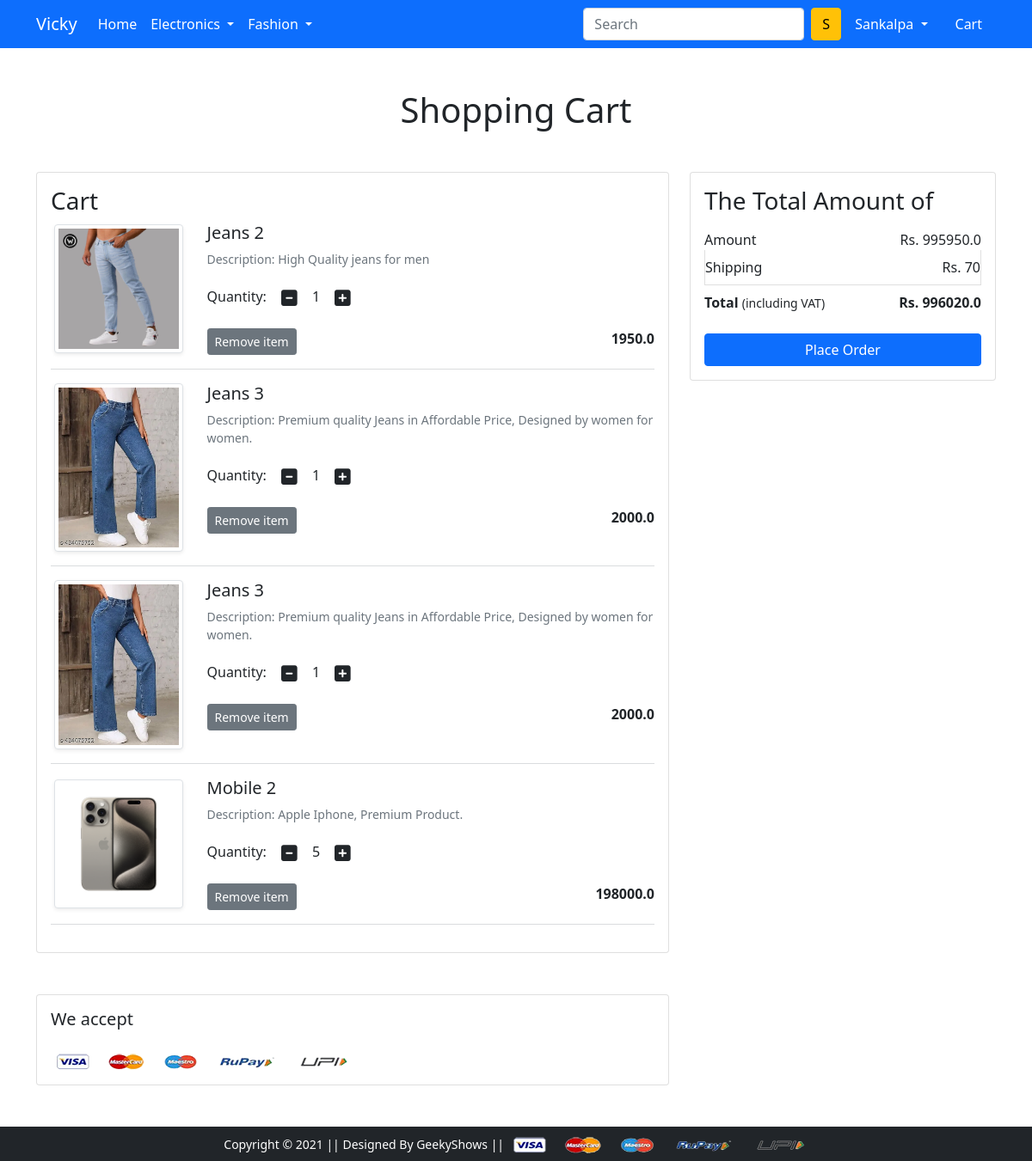
Page /cart/ (signed in) on the earlier database version.
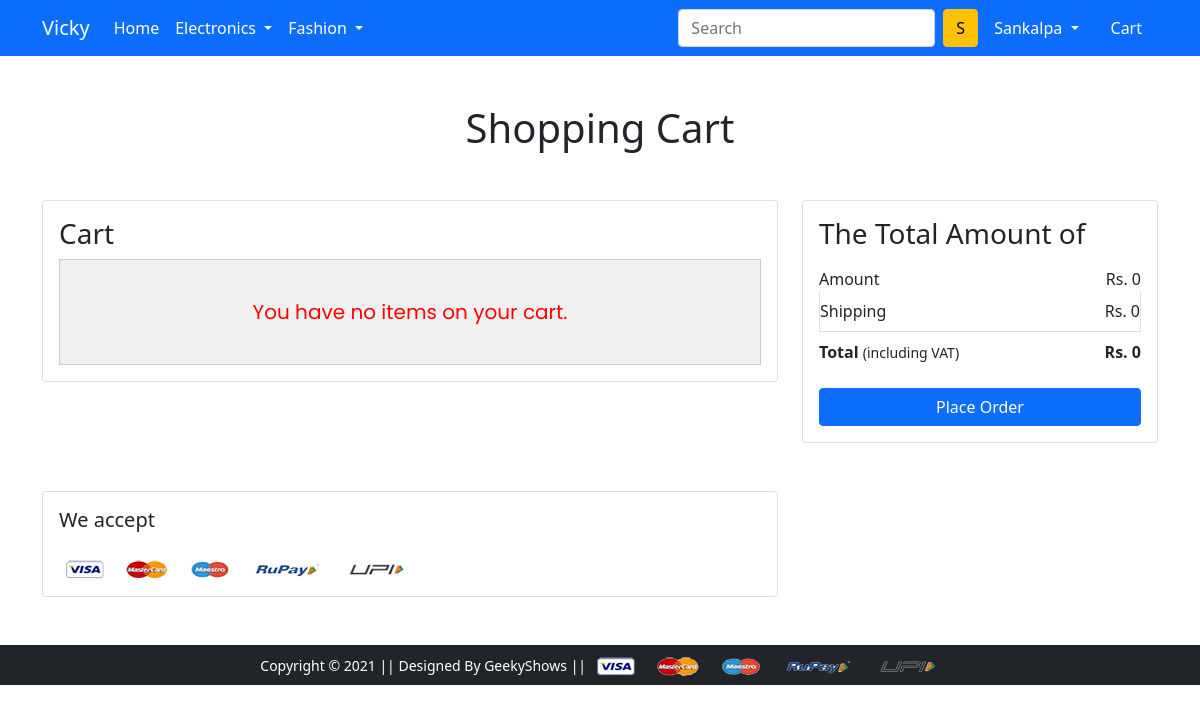
Same page on the later database version.
### app/models.py (models this page shows, shortened)
class Cart(models.Model):
    user=models.ForeignKey(User, on_delete=models.CASCADE)
    product=models.ForeignKey(Product, on_delete=models.CASCADE)
    quantity=models.PositiveIntegerField(default=1)

class Product(models.Model):
    title=models.CharField(max_length=100)
    selling_price=models.FloatField()
    discounted_price=models.FloatField()
    description=models.TextField()
    brand=models.CharField(max_length=100)
    category=models.CharField(choices=CATEGORY_CHOICES, max_length=2)
    product_image=models.ImageField(upload_to='productimg')

### app/views.py (the view)
# urls.py: path('cart/', views.cart, name='cart'),
@login_required(login_url='/accounts/login/')
def cart(request):
 user=request.user
 cart_items=Cart.objects.filter(user=request.user)
 total_amount=0
 shipping_charge=70
 grand_total_amount=0
 for item in cart_items:
  total_amount = total_amount + (item.product.discounted_price * item.quantity)
  shipping_charge=70
 grand_total_amount=total_amount+shipping_charge
 if total_amount==0:
  shipping_charge=0
  grand_total_amount=0
  empty_cart_text="You have no items on your cart."
  context={'cart_items':cart_items,'total_amount': total_amount, 'shipping_charge': shipping_charge, 'grand_total_amount': grand_total_amount, 'empty_cart_text': empty_cart_text}
  return render(request, 'app/cart.html', context)
 else:
  context={'cart_items':cart_items,'total_amount': total_amount, 'shipping_charge': shipping_charge, 'grand_total_amount': grand_total_amount}
  return render(request, 'app/cart.html', context)

### app/templates/app/cart.html (shortened to what this page needs)
{% extends 'app/base.html' %}
{% load static %}
{% block main-content %}
<div class="container my-5">
  <div class="row">
    <h1 class="text-center mb-5">Shopping Cart</h1>
    <div class="col-sm-8">
      <div class="card">
        <div class="card-body">
          <h3>Cart</h3>
          {% if empty_cart_text %}
          <div style="padding: 20px;
          background-color: #f0f0f0;
          border: 1px solid #ccc;
          text-align: center;">
            <h5
              style="font-family: 'Poppins', sans-serif; font-weight: 400; color: red; text-align: center; margin: 20px 0;">
              {{empty_cart_text}}
            </h5>
          </div>
          {% endif %}
          {% for item in cart_items %}
          <div class="row">
            <div class="col-sm-3 text-center align-self-center"><img src="{{item.product.product_image.url}}" alt=""
                srcset="" class="img-fluid img-thumbnail shadow-sm" height="150" width="150"> </div>
            <div class="col-sm-9">
              <div>
                <h5>{{item.product.title}}</h5>
                <p class="mb-2 text-muted small">Description: {{item.product.description}}</p>
                <div class="my-3">
                  <label for="quantity">Quantity:</label>
                  <a class="minus-cart btn" pid="{{item.product.id}}"><i class="fas fa-minus-square fa-lg"></i></a>
                  <span id="quantity">{{item.quantity}}</span>
                  <a class="plus-cart btn" pid="{{item.product.id}}"><i class="fas fa-plus-square fa-lg"></i></a>
                </div>
                <div class="d-flex justify-content-between">
                  <a href="#" class="btn btn-sm btn-secondary mr-3 remove-from-cart" id="cart_remove_button"
                    pid="{{item.product.id}}">Remove item </a>
                  <p class="mb-0"><span><strong>{{item.product.discounted_price}}</strong></span></p>
                </div>
              </div>
            </div>
          </div>
          <hr class="text-muted">
          {% endfor %}
        </div>
      </div>
    </div>
    <div class="col-sm-4">
      <div class="card">
        <div class="card-body">
          <h3>The Total Amount of</h3>
          <ul class="list-group">
            <li class="list-group-item d-flex justify-content-between align-items-center border-0 px-0 pb-0">
              Amount<span>Rs. <span id="total_amount">
                  {{total_amount}}
                </span>
              </span></li>
            <li class="list-group-item d-flex justify-content-between align-items-center px-0">Shipping<span>Rs.
                <span id="shipping_charge">
                  {{shipping_charge}}
                </span>
              </span></li>
            <li class="list-group-item d-flex justify-content-between align-items-center border-0 px-0 mb-3">
              <div>
                <strong>Total</strong> <small>(including VAT)</small>
              </div>
              <span><strong>Rs. <span id="grand_total_amount">
                    {{grand_total_amount}}
                  </span>
                </strong></span>
            </li>
          </ul>
          <div class="d-grid"><a href="{% url 'checkout' %}" class="btn btn-primary">Place Order</a></div>
        </div>
      </div>
    </div>
  </div>
</div>
<div class="container">
  <div class="row">
    <div class="col-sm-8">
      <div class="card">
        <div class="card-body">
          <h5 class="mb-4">We accept</h5>
          <img src="{% static 'app/images/payment.png' %}" alt="" class="img-fluid">
        </div>
      </div>
    </div>
  </div>
</div>
{% endblock main-content %}

### app/templates/app/base.html (shortened to what this page needs)
<!doctype html>
{% load static %}
<html lang="en">
<head>
  <link href="https://cdn.jsdelivr.net/npm/bootstrap@5.0.0-beta1/dist/css/bootstrap.min.css" rel="stylesheet"
>
  <link rel="stylesheet" href="{% static 'app/css/owl.carousel.min.css' %}">
  <link rel="stylesheet" href="{% static 'app/css/all.min.css' %}">
  <link rel="stylesheet" href="{% static 'app/css/style.css' %}">
</head>
<body>
  <nav class="navbar navbar-expand-lg navbar-dark bg-primary">
    <div class="container">
      <a class="navbar-brand" href="/">Vicky</a>
      <div class="collapse navbar-collapse" id="navbarSupportedContent">
        <ul class="navbar-nav me-auto mb-2 mb-lg-0">
          <li class="nav-item">
            <a class="nav-link active" aria-current="page" href="/">Home</a>
          </li>
          <li class="nav-item dropdown">
            <a class="nav-link dropdown-toggle text-white" href="#" id="electronicsDropdown" role="button"
              data-bs-toggle="dropdown" aria-expanded="false">
              Electronics
            </a>
          </li>
          <li class="nav-item dropdown">
            <a class="nav-link dropdown-toggle text-white" href="#" id="fashionDropdown" role="button"
              data-bs-toggle="dropdown" aria-expanded="false">
              Fashion
            </a>
          </li>
        </ul>
        <form class="d-flex">
          <input class="form-control me-2" type="search" placeholder="Search" aria-label="Search" name="search">
          <button class="btn btn-warning" type="submit">S</button>
        </form>
        <div>
          <ul class="navbar-nav me-auto mb-2 mb-lg-0">
            {% if request.user.is_authenticated %}
            <li class="nav-item dropdown mx-2">
              <a class="nav-link dropdown-toggle text-white" href="#" id="profileDropdown" role="button"
                data-bs-toggle="dropdown" aria-expanded="false">
                {{request.user.first_name|capfirst}}
              </a>
            </li>
            <li class="nav-item mx-2">
              <a href="{% url 'cart' %}" class="nav-link text-white"> Cart
              </a>
            </li>
            {% endif %}
          </ul>
        </div>
      </div>
    </div>
  </nav>
  {% block main-content %} {% endblock main-content %}
  <footer class="container-fluid bg-dark text-center p-2 mt-5">
    <small class="text-white">Copyright &copy; 2021 || Designed By GeekyShows || </small>
    <img src="{% static 'app/images/payment.png' %}" alt="" srcset="" class="img-fluid" height="2px">
  </footer>
</body>
</html>

Differences in the rows shown:
removed Cart: product.product_image (picture), product "Jeans 2", product.description "High Quality jeans for men", quantity "1", product.discounted_price "1950.0"
removed Cart: product.product_image (picture), product "Jeans 3", product.description "Premium quality Jeans in Affordable Price, Designed by women for women.", quantity "1", product.discounted_price "2000.0"
removed Cart: product.product_image (picture), product "Jeans 3", product.description "Premium quality Jeans in Affordable Price, Designed by women for women.", quantity "1", product.discounted_price "2000.0"
removed Cart: product.product_image (picture), product "Mobile 2", product.description "Apple Iphone, Premium Product.", quantity "5", product.discounted_price "198000.0"
Other differences:
{{ empty_cart_text }}: (not shown) → "You have no items on your cart."
{{ total_amount }}: "995950.0" → "0"
{{ shipping_charge }}: "70" → "0"
{{ grand_total_amount }}: "996020.0" → "0"
